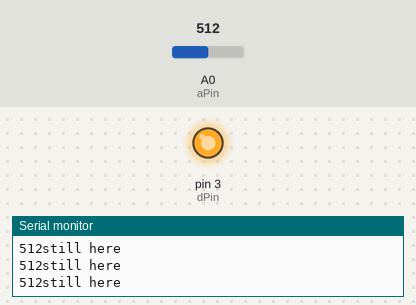
Bench run of a sketch on a simulated Arduino Uno, built with avr-gcc and run on an emulated ATmega328P. On the bench: output pins drawn as LEDs (lit = HIGH), the last lines printed to the serial monitor. The inputs (shaded band) are chosen by the test bench; at power-on: A0 (aPin) = 512.

Above: at 1.2 s.
1.3 s: A0 (aPin) set to 0
At 2.0 s:
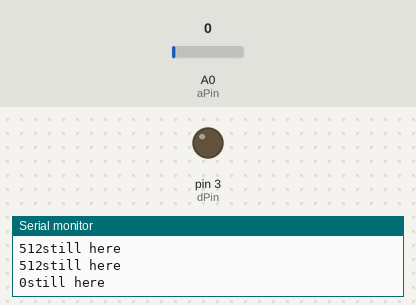
2.8 s: A0 (aPin) set to 122
At 3.6 s:
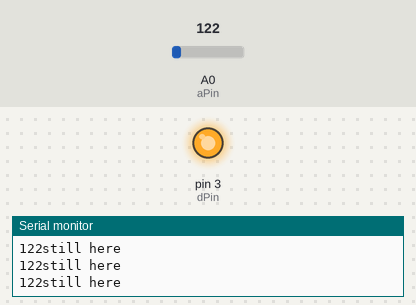
Timing chart, 0 to 5.8 s (numbered marks = the images above; inputs shaded):
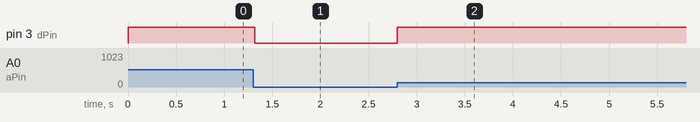

Measured:
- after the input at 1.3 s, pin 3 (dPin): HIGH → LOW at once
- after the input at 2.8 s, pin 3 (dPin): LOW → HIGH at once

The sketch:

led_button_control.ino
```cpp
int aPin=A0;
int dPin=3;
void setup() {
  // put your setup code here, to run once:
  Serial.begin(9600);
  pinMode(3,OUTPUT);

}

void loop() {
  // put your main code here, to run repeatedly:
  int number=analogRead(A0);
  while (number > 0){
    int number=analogRead(A0);
    digitalWrite(dPin,HIGH);
    Serial.print(number);
    Serial.println("still here");
    if (number==0){
      break;
    }

  }
  digitalWrite(dPin,LOW);


}
```
